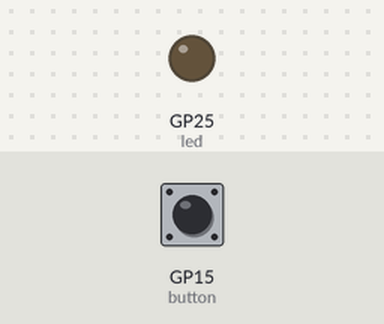
A program run on a simulated Raspberry Pi Pico running MicroPython. Parts: output pins drawn as LEDs (lit = HIGH). The inputs (shaded band) are chosen by the test bench; at power-on: GP15 (button) HIGH. What the program prints to the serial console is not drawn.

Above: at 1.2 s.
1.3 s: GP15 (button) pulled LOW for 0.15 s
At 1.4 s:
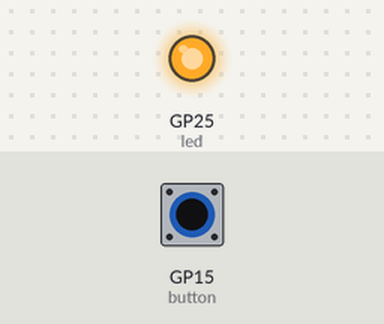
3.0 s: GP15 (button) pulled LOW for 3.2 s
At 7.2 s:
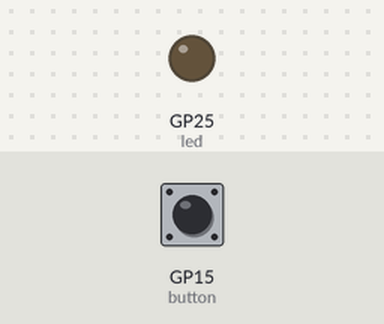
Timing chart, 0 to 8.7 s (numbered marks = the images above; inputs shaded):
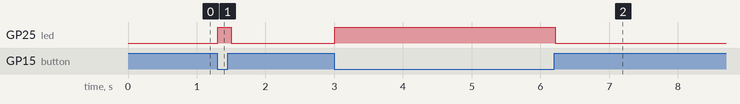

The program:

button.py
```python
"""
按鈕輸入處理
學習如何讀取按鈕狀態並處理輸入

硬體連接：
- 按鈕一端連接到 GPIO 15
- 按鈕另一端連接到 GND
- 使用內部上拉電阻
"""

import machine
import time

# 初始化按鈕（GPIO 15，使用內部上拉電阻）
button = machine.Pin(15, machine.Pin.IN, machine.Pin.PULL_UP)

# 初始化 LED
led = machine.Pin("LED", machine.Pin.OUT)

print("按鈕輸入程式")
print("按下按鈕來控制 LED")
print("按 Ctrl+C 停止程式")
print()

try:
    while True:
        # 讀取按鈕狀態
        # 使用上拉電阻時：按下 = 0（LOW），放開 = 1（HIGH）
        button_state = button.value()

        if button_state == 0:  # 按鈕被按下
            led.on()
            print("按鈕按下 - LED 開啟")
        else:  # 按鈕放開
            led.off()
            print("按鈕放開 - LED 關閉")

        # 短暫延遲避免過度讀取
        time.sleep(0.1)

except KeyboardInterrupt:
    print("\n程式已停止")
    led.off()
```

Measured:
- after the input at 1.3 s, GP25 (led): LOW → HIGH at once, → LOW 0.20 s later
- after the input at 3.0 s, GP25 (led): LOW → HIGH at once, → LOW 3.2 s later
